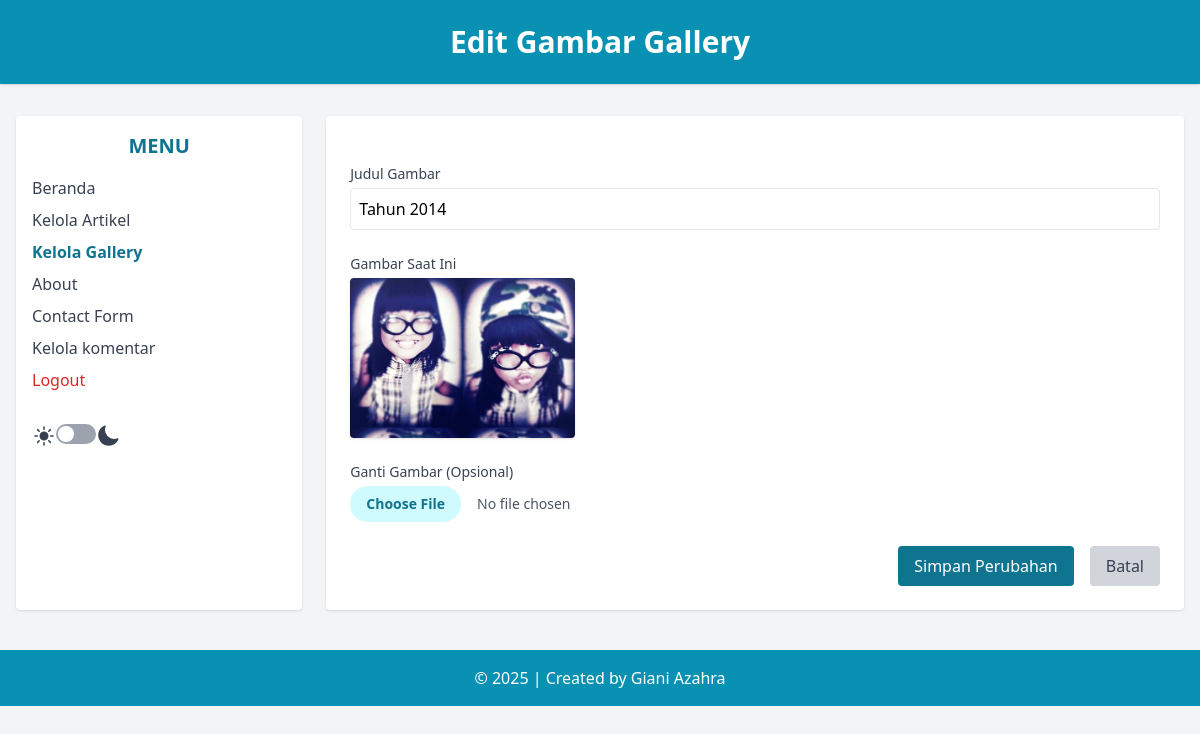
/admin/edit_gallery.php?id_gallery=9 (signed in), run on the app's committed database.
### tables this page shows
CREATE TABLE `tbl_gallery` (
  `id_gallery` int(5) NOT NULL,
  `judul` text NOT NULL,
  `foto` text NOT NULL
);

### admin/edit_gallery.php (the view, shortened to what this page needs)
<?php
include('../koneksi.php');
$id = $_GET['id_gallery'];
$sql = "SELECT * FROM tbl_gallery WHERE id_gallery = '$id'";
$query = mysqli_query($db, $sql);
$data = mysqli_fetch_array($query);
?>
<!DOCTYPE html>
<html lang="en">
<head>
    <script src="https://cdn.tailwindcss.com"></script>
</head>
<body class="bg-gray-100 min-h-screen dark:bg-gray-900">
    <header class="bg-cyan-600 text-white text-center py-6 shadow">
        <h1 class="text-3xl font-bold">Edit Gambar Gallery</h1>
    </header>
    <div class="flex max-w-7xl mx-auto mt-8 px-4">
        <aside class="w-1/4 bg-white rounded shadow p-4 dark:bg-gray-700">
            <h2 class="text-xl font-semibold text-cyan-700 mb-4 text-center dark:text-cyan-500">MENU</h2>
            <ul class="space-y-2 text-gray-700 dark:text-white">
                <li><a href="beranda_admin.php" class="block hover:text-cyan-600 dark:hover:text-cyan-300">Beranda</a>
                </li>
                <li><a href="data_artikel.php" class="block hover:text-cyan-600 dark:hover:text-cyan-300">Kelola
                        Artikel</a></li>
                <li><a href="data_gallery.php" class="block font-semibold text-cyan-700 dark:text-cyan-400">Kelola
                        Gallery</a></li>
                <li><a href="about.php" class="block hover:text-cyan-600 dark:hover:text-cyan-300">About</a></li>
                <li><a href="data_contactform.php" class="block hover:text-cyan-600 dark:hover:text-cyan-300">Contact
                        Form</a></li>
                <li><a href="data_komentar.php" class="block hover:text-cyan-600 dark:hover:text-cyan-300">Kelola
                        komentar</a></li>
                <li>
                    <a href="logout.php" onclick="return confirm('Apakah anda yakin
ingin keluar?');" class="block text-red-600 hover:underline font-medium dark:text-red-300">Logout</a>
                </li><br>
                <li class="ml-auto">
                    <div class="flex ">
                        <button id="dark-toggle" class="w-10 h-5 p-0.5 rounded-full bg-gray-400">
                            <div class="w-4 h-4 rounded-full bg-white transition-all dark:translate-x-5"></div>
                        </button>
                    </div>
                </li>
            </ul>
        </aside>
        <main class="w-3/4 bg-white rounded shadow p-6 ml-6 dark:bg-gray-700">
            <form action="proses_edit_gallery.php" method="post" enctype="multipart/form-data" class="space-y-6">
                <div>
                    <label for="judul" class="block text-sm font-medium text-gray-700
mb-1 dark:text-white">Judul Gambar</label>
                    <input type="text" id="judul" name="judul" required
                        value="<?php echo htmlspecialchars($data['judul']); ?>" class="w-full p-2 border rounded focus:outline-none focus:ring
focus:border-cyan-500 dark:focus:border-cyan-300">
                </div>
                <div>
                    <label class="block text-sm font-medium text-gray-700 mb-1 dark:text-white">Gambar
                        Saat Ini</label>
                    <img src="../images/<?php echo $data['foto']; ?>" class="h-40
rounded shadow mb-3" alt="Foto Lama">
                </div>
                <div>
                    <label for="foto" class="block text-sm font-medium text-gray-700
mb-1 dark:text-white">Ganti Gambar (Opsional)</label>
                    <input type="file" id="foto" name="foto" accept="image/*" class="block w-full text-sm text-gray-600 file:mr-4 file:py-2
file:px-4 file:rounded-full file:border-0 file:text-sm file:font-semibold
file:bg-cyan-100 file:text-cyan-700 hover:file:bg-cyan-200 dark:text-gray-100">
                </div>
                <div class="flex justify-end space-x-4">
                    <button type="submit"
                        class="bg-cyan-700 text-white px-4 py-2 rounded hover:bg-cyan-800 transition">Simpan
                        Perubahan</button>
                    <a href="data_gallery.php"
                        class="bg-gray-300 text-gray-700 px-4 py-2 rounded hover:bg-gray-400 transition">Batal</a>
                </div>
            </form>
        </main>
    </div>
    <footer class="bg-cyan-600 text-white text-center py-4 mt-10">
        &copy; <?php echo date('Y'); ?> | Created by Giani Azahra
    </footer>
</body>
</html>

### data on the page
tbl_gallery: judul "Tahun 2014", foto (picture)
